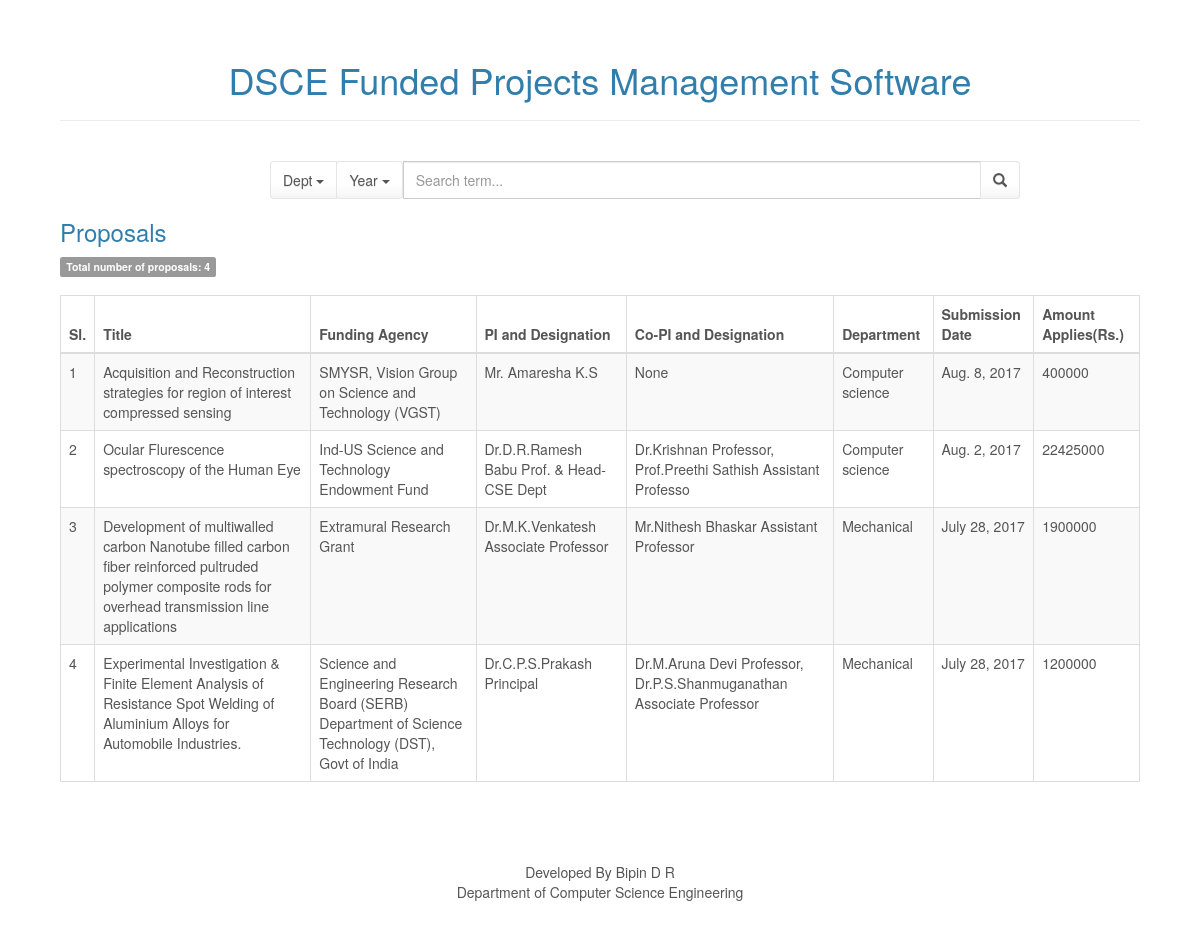
Screenshot of /projects/proposals with the database file from the repository.
### projects/models.py (models this page shows, shortened)
class Proposal(models.Model):
    title = models.CharField("Title",max_length=300)
    dept = models.CharField("Department",max_length=50)
    funding_agency = models.CharField("Funding Agency",max_length=100)
    pi_designation = models.CharField("PI and Designation",max_length=100)
    co_pi_designation = models.CharField("Co-PI and Designation",max_length=100, blank = True, null = True)
    submission_date = models.DateField("Submission Date")
    amount_applied = models.CharField("Amount Applied",max_length=50)
    class Meta:
        pass

### projects/views.py (the view)
def proposals(request):
    global all_proposals
    all_proposals = Proposal.objects.all()
    total = all_proposals.count()
    context = {
        'all_proposals': all_proposals,
        'total': total,
    }
    return render(request, 'projects/index2.html', context)

### projects/templates/projects/index2.html (shortened to what this page needs)
<!DOCTYPE html>
<html>
<head>
    {% load staticfiles %}
    <link rel="stylesheet" href="{% static 'assets/bootstrap/css/bootstrap.min.css' %}">
    <link rel="stylesheet" href="{% static 'assets/css/styles.css' %}">
</head>
<body>
<h1 align="center">DSCE Funded Projects Management Software</h1>
<hr>
<br>
<div class="container">
    <form type="get" action="search_proposals" style="margin: 0">
        <div class="row">
            <div class="col-xs-8 col-xs-offset-2">
                <div class="input-group">
                    <div class="input-group-btn search-panel">
                        <button type="button" class="btn btn-default dropdown-toggle" data-toggle="dropdown">
                            <span id="search_dept">Dept</span> <span class="caret"></span>
                        </button>
                    </div>
                    <div class="input-group-btn search-panel">
                        <button type="button" class="btn btn-default dropdown-toggle" data-toggle="dropdown">
                            <span id="search_date">Year</span> <span class="caret"></span>
                        </button>
                    </div>
                    <input type="text" class="form-control" name="search_box" placeholder="Search term...">
                    <span class="input-group-btn">
                    <button id="search_submit" class="btn btn-default" type="submit"><span
                            class="glyphicon glyphicon-search"></span></button>
                    </span>
                </div>
            </div>
        </div>
    </form>
</div>
<a href="/projects/proposals">
    <h3>Proposals</h3>
</a>
<span class="label label-default">Total number of proposals: {{ total }}</span>
<br>
<br>
{% if all_proposals %}
    <div class="table-responsive">
        <table class="table table-striped table-bordered">
            <thead>
            <tr>
                <th>Sl.</th>
                <th>Title</th>
                <th>Funding Agency</th>
                <th>PI and Designation</th>
                <th>Co-PI and Designation</th>
                <th>Department</th>
                <th>Submission Date</th>
                <th>Amount Applies(Rs.)</th>
            </tr>
            </thead>
            <tbody>
            {% for i in all_proposals %}
                <tr>
                    <td>{{ forloop.counter }}</td>
                    <td>{{ i.title }}</td>
                    <td>{{ i.funding_agency }}</td>
                    <td>{{ i.pi_designation }}</td>
                    <td>{{ i.co_pi_designation }}</td>
                    <td>{{ i.dept }}</td>
                    <td>{{ i.submission_date }}</td>
                    <td>{{ i.amount_applied }}</td>
                </tr>
            {% endfor %}
            </tbody>
        </table>
    </div>
{% else %}
    <strong>No Publications</strong>
    <br>
    <br>
    <br>
{% endif %}
<br>
<br>
<br>
<div class="footer">Developed By Bipin D R</div>
<div class="footer"> Department of Computer Science Engineering</div>
</body>
</html>

### static/assets/css/styles.css (style rules this page uses)
body { margin: 60px; }
.footer { position: static; text-align: center; bottom: 0px; width: 100%; }

### rows the page displays
Proposal: title "Acquisition and Reconstruction strategies for region of interest compressed sensing", funding_agency "SMYSR, Vision Group on Science and Technology (VGST)", pi_designation "Mr. Amaresha K.S", co_pi_designation "None", dept "Computer science", submission_date "Aug. 8, 2017", amount_applied "400000"
Proposal: title "Ocular Flurescence spectroscopy of the Human Eye", funding_agency "Ind-US Science and Technology Endowment Fund", pi_designation "Dr.D.R.Ramesh Babu Prof. & Head-CSE Dept", co_pi_designation "Dr.Krishnan Professor, Prof.Preethi Sathish Assistant Professo", dept "Computer science", submission_date "Aug. 2, 2017", amount_applied "22425000"
Proposal: title "Development of multiwalled carbon Nanotube filled carbon fiber reinforced pultruded polymer composite rods for overhead transmission line applications", funding_agency "Extramural Research Grant", pi_designation "Dr.M.K.Venkatesh Associate Professor", co_pi_designation "Mr.Nithesh Bhaskar Assistant Professor", dept "Mechanical", submission_date "July 28, 2017", amount_applied "1900000"
Proposal: title "Experimental Investigation & Finite Element Analysis of Resistance Spot Welding of Aluminium Alloys for Automobile Industries.", funding_agency "Science and Engineering Research Board (SERB) Department of Science Technology (DST), Govt of India", pi_designation "Dr.C.P.S.Prakash Principal", co_pi_designation "Dr.M.Aruna Devi Professor, Dr.P.S.Shanmuganathan Associate Professor", dept "Mechanical", submission_date "July 28, 2017", amount_applied "1200000"

### other values shown
{{ total }} "4"
